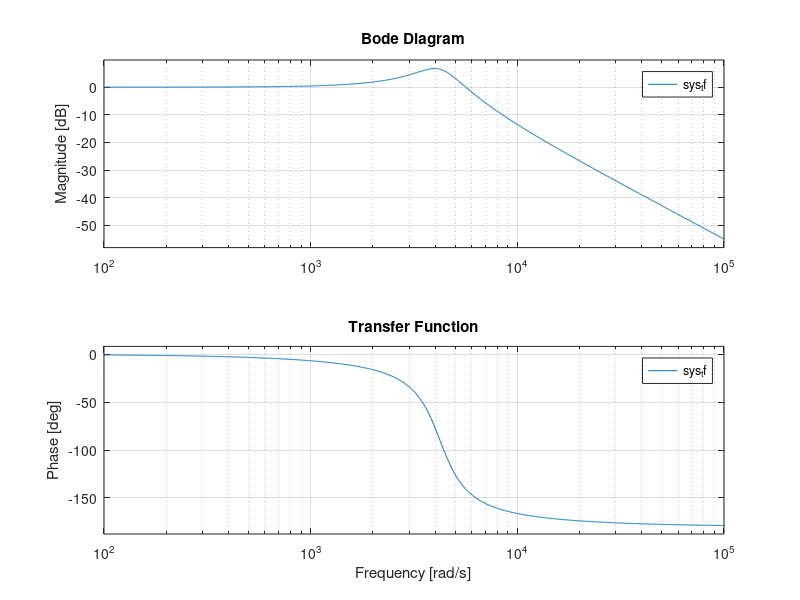
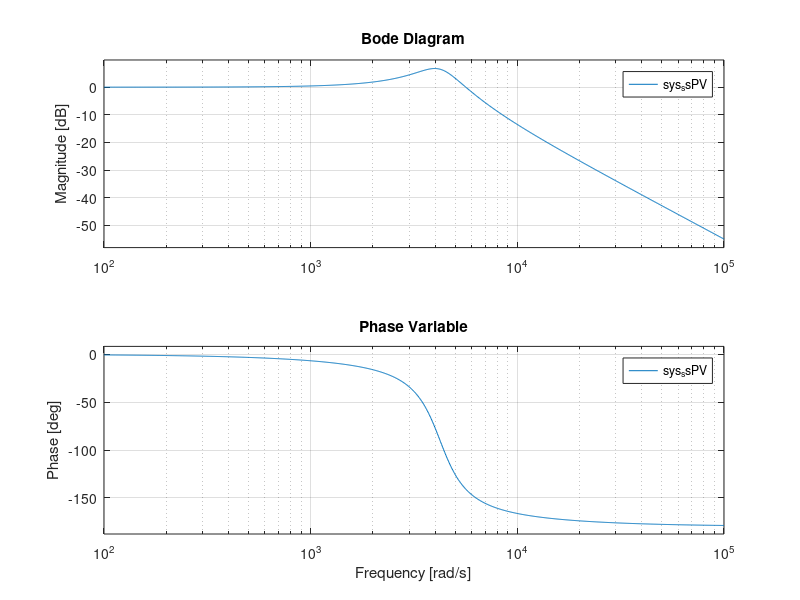
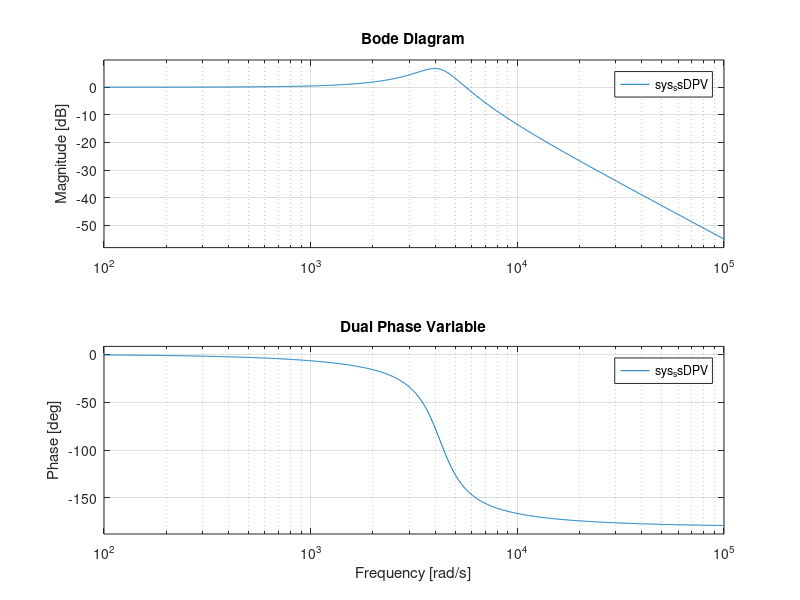
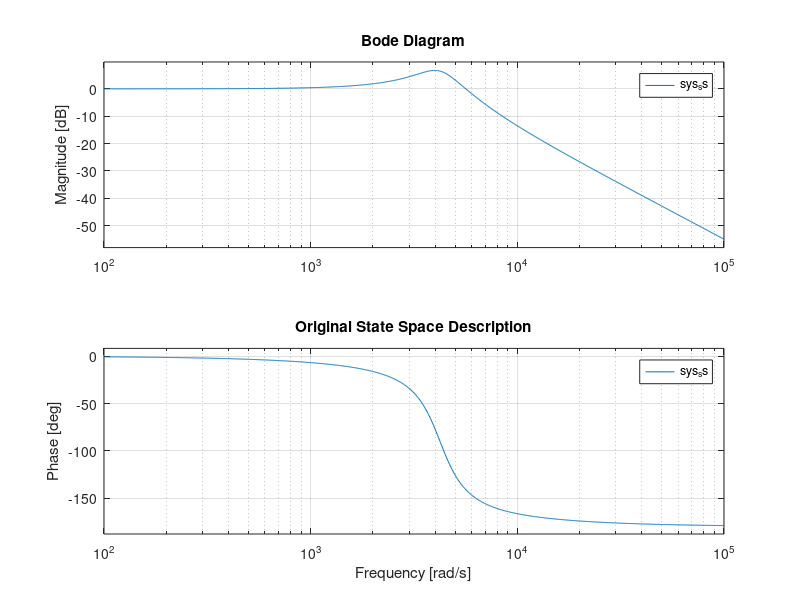

MATLAB code to generate these figures, in order:
close all


L = 560e-6;
C = 100e-6;
R = 5;

sys_ss = ss([-1/(R*C),1/C;-1/L,0],[0;1/L],[1,0],0);
sys_tf = tf([1/(L*C)],[1, 1/(R*C), 1/(L*C)]);
sys_ssPV = ss([0,1;-1/(L*C),-1/(R*C)],[0;1],[1/(L*C),0],0);
sys_ssDPV = ss([-1/(R*C),1;-1/(L*C),0],[0;1/(L*C)],[1,0],0);
bode(sys_tf)
title('Transfer Function')
figure()
bode(sys_ssPV)
title('Phase Variable')
figure()
bode(sys_ssDPV)
title('Dual Phase Variable')
figure()
bode(sys_ss)
title('Original State Space Description')
figure()
bode(sys_ss)
hold on
bode(sys_tf)
bode(sys_ssPV)
bode(sys_ssDPV)
title('All Plots overlapping')
